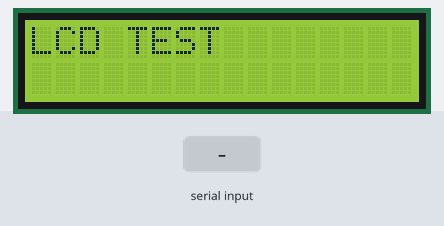
A sketch run on a simulated Arduino Uno, built with avr-gcc and run on an emulated ATmega328P. Parts: 16×2 character LCD. Inputs (shaded band) come from the test bench.

Above: at 0.1 s.
2.3 s: "1" received over Serial
At 4.1 s:
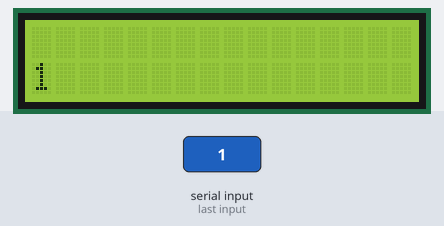
5.0 s: "0" received over Serial
At 6.5 s:
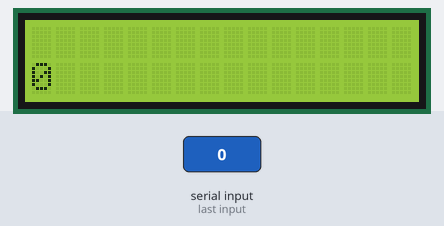
7.6 s: "2" received over Serial
At 9.0 s:
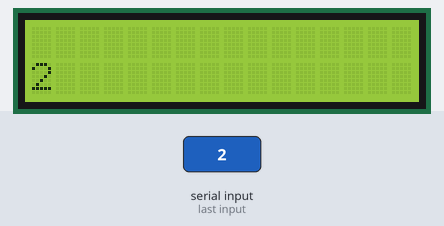
Timing chart, 0 to 10.6 s (numbered marks = the images above; inputs shaded):
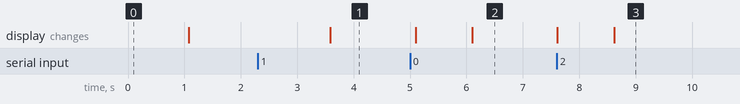

The sketch:

LCDEx1.ino
```cpp
/*
 * LCD 연결하기 + 시리얼모니터 설정 알아보기
 */
 #include<Wire.h> // 직렬통신을 다루는 헤더파일
 #include<LiquidCrystal_I2C.h> //라이브러리 매니저를 통해서 외부 라이브러리 추가
 LiquidCrystal_I2C lcd(0x27,5,4); //address,SCL,SDA. 위의 라이브러리에서 구현되어 있는 클래스. address주소는 따로 확인 할 수 있음(코드가 있음 따로.보통 0x27).
 String data;

 void setup(){
  Serial.begin(9600);
  lcd.init();
  lcd.backlight();
  lcd.print("LCD TEST");
  delay(1000);
 }

 void loop(){
  lcd.clear();
  if(Serial.available()) //Serial.available : 선로가 구성되어 있고, 무언가의 데이터가 있다면 가져옴, 가져오고 나면 그 안의 데이터는 사라짐
  {
    data = Serial.readString(); // 받아들인 데이터를 data로 저장
  }

  lcd.setCursor(0,1); //글자를 찍어야하는 위치를 설정
  lcd.print(data);
  delay(500);
 }
```

Measured:
- after the input at 2.3 s, the display: changes after 1.3 s (image 1)
- after the input at 5.0 s, the display: first changes after 0.10 s (image 2 shows a later state)
- after the input at 7.6 s, the display: first changes at once (image 3 shows a later state)
